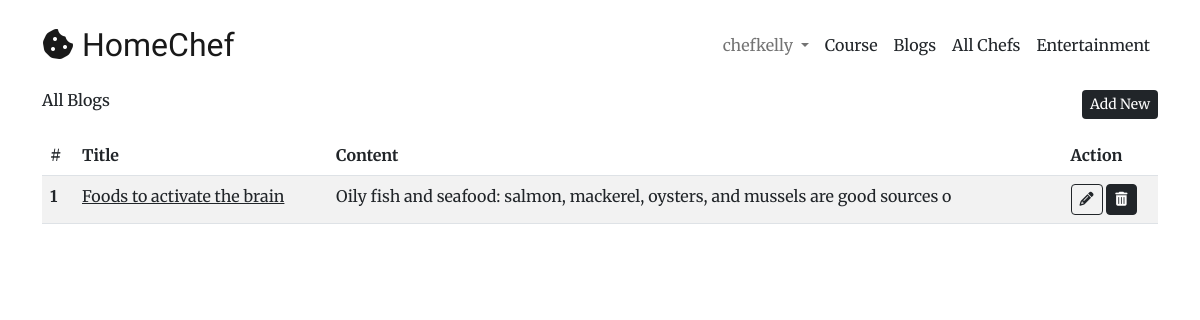
The app's page /chef/my-blogs/ (signed in) with its own data.
### chef/models.py (models this page shows)
class Blog(models.Model):
    title = models.CharField(max_length=50, blank=True, null=True)
    content = models.TextField(blank=True, null=True)
    cover = models.FileField(upload_to='blog_covers', blank=True, null=True)
    writer = models.ForeignKey(User, on_delete=models.CASCADE, blank=True, null=True)

### chef/views.py (the view, shortened to what this page needs)
# urls.py: path('my-blogs/', views.my_blogs, name='my_blogs'),
def my_blogs(request):
    blogs = Blog.objects.filter(writer=request.user)
    return render(request, 'chef/my_blogs.html', {'blogs': blogs})

### chef/templates/chef/my_blogs.html (shortened to what this page needs)
{% extends 'main.html' %}
{% block content %}
    <div class="container">
        <div class="d-flex align-items-center justify-content-between mb-3">
            <h6>All Blogs</h6>
            <button class="btn btn-sm btn-dark shadow-none border-0" data-bs-toggle="modal"
                    data-bs-target="#addBlogModal">Add New
            </button>
        </div>
        <table class="table table-striped">
            <thead>
            <tr>
                <th scope="col">#</th>
                <th scope="col">Title</th>
                <th scope="col">Content</th>
                <th scope="col">Action</th>
            </tr>
            </thead>
            <tbody>
            {% for blog in blogs %}
                <tr>
                    <th scope="row">{{ forloop.counter }}</th>
                    <td><a href="{% url 'blog'%}?blog_id={{blog.id}}" target="_blank" class="text-dark">{{ blog.title }}</a></td>
                    <td>{{ blog.content|slice:80 }}</td>
                    <td>
                        <button class="btn btn-sm btn-white border-2 border-dark shadow-none"
                                data-blog-id="{{ blog.id }}"
                                data-blog-title="{{ blog.title }}"
                                data-blog-cover="{{ blog.cover.url }}"
                                data-blog-content="{{ blog.content }}"
                                data-bs-toggle="modal"
                                data-bs-target="#updateBlogModal"
                        ><i class="fa-solid fa-pencil"></i></button>
                        <button class="btn btn-sm btn-dark border-2 border-dark shadow-none" data-bs-toggle="modal"
                                data-bs-target="#deleteBlogModal"
                                data-blog-id="{{ blog.id }}">
                                <i class="fa-solid fa-trash-can"></i>
                        </button>
                    </td>
                </tr>
            {% endfor %}
            </tbody>
        </table>
    </div>
{% endblock %}

### templates/header.html (shortened to what this page needs)
<nav class="navbar navbar-expand-lg bg-white">
    <div class="container py-2">
        <a class="navbar-brand fs-2" style="font-family: 'Oleo Script Swash Caps', cursive;" href="/"><i
                class="fa-solid fa-cookie-bite"></i> HomeChef</a>
        <div class="collapse navbar-collapse" id="navbarSupportedContent">
            <ul class="navbar-nav ms-auto mb-2 mb-lg-0">
                {% if user.is_authenticated %}
                    <li class="nav-item dropdown">
                        <a class="nav-link dropdown-toggle" href="#" role="button" data-bs-toggle="dropdown"
                           aria-expanded="false">
                            {{ user.username }}
                        </a>
                    </li>
                {% endif %}
                <li class="nav-item">
                    <a class="nav-link text-dark" href="{% url 'all_courses' %}">Course</a>
                </li>
                <li class="nav-item">
                    <a class="nav-link text-dark" href="{% url 'all_blogs' %}">Blogs</a>
                </li>
                <li class="nav-item">
                    <a href="{% url 'chefs' %}" class="nav-link text-dark">All Chefs</a></li>
                <li class="nav-item">
                    <a class="nav-link text-dark" href="{% url 'all_posts' %}">Entertainment</a>
                </li>
            </ul>
        </div>
    </div>
</nav>

### static/css/style.css (style rules this page uses)
body { font-family: 'Merriweather', serif; }

### records on screen
Blog: title "Foods to activate the brain", content "Oily fish and seafood: salmon, mackerel, oysters, and mussels are good sources o"

### other values on screen
{{ user.username }} "chefkelly"
